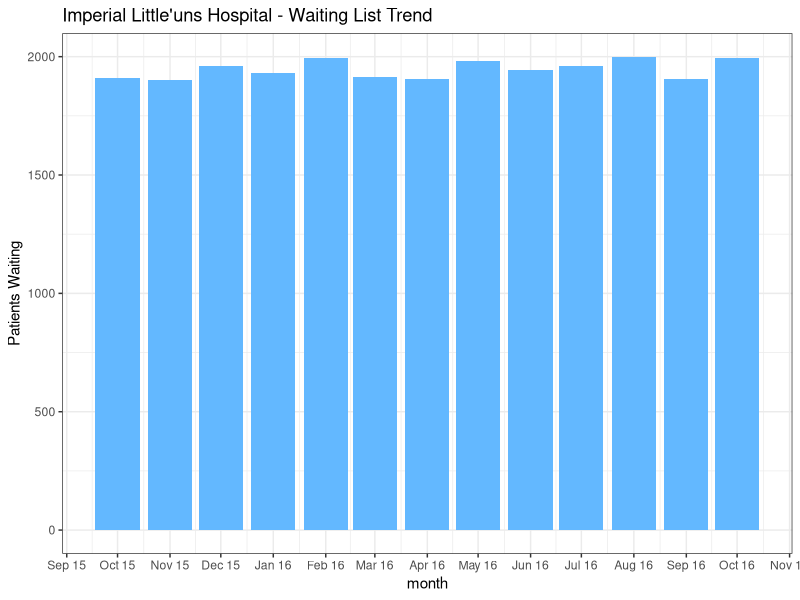

Write R code to recreate this figure.

#' # Rreports!
#' ## An introduction to using R for reporting
#' 
#' Adam Gruer 
#' Oct 27 2016
#' 
#' Last updated: `r Sys.time()`
#' 
#' ## Overview
#' This is a short demo on how R can be a very effective
#' tool for producing reports.  
#'  
#' ## Operating system and R version 
#'  Below are the details of the operating system and version of R used to 
#'  create this report.
#'  
version
#' ## Load packages
#' As always, the first step is to load all the necessary packages
#+ load-libs, include = TRUE
suppressPackageStartupMessages({
library(tidyverse)
library(lubridate)
})
#' ## Create some random test data for elective surgery waitlist report
#' 
set.seed(198)
waitlist <- tibble(
            month = seq.Date(
                            from = ymd("2015 Oct 01"),
                            to = ymd("2016 Oct 01"),
                            by = "month" ),
            patients_waiting = sample(
                                        1900:2000,
                                        size = 13,
                                        replace = TRUE),
            patients_admitted = sample(
                              600:900,
                              size = 13,
                              replace = TRUE)
            
            
            )
#' Let's use the dplyr package to work out the patients added each month using 
#' the difference between the month and the previous month , **add back** the admissions
#' in the month.  We add this to out data table.
waitlist <- waitlist %>%
  mutate( patients_waiting_change =
            patients_waiting - lag(patients_waiting) ) %>%
  mutate( patients_added = 
            patients_waiting_change + patients_admitted) %>%
  replace_na(list(patients_added = 750L, patients_waiting_change = -12L))
#'
#' We will create some variables for the hospital name and city so we don't have to
#' type it everywhere - and when we get a new job we can bring this report with us
hospital_name <-  "Imperial Little'uns Hospital"
hospital_city <-  "North Haverbrook"

#'
#' ## `r stringr::str_interp("${hospital_name}, ${hospital_city}")`
#' ### Waitlist Report
#+ kable, echo = FALSE
knitr::kable(
            waitlist %>%
              arrange(desc(month)))
#' ### Waitlist Trend
#+ trend-plot, echo = FALSE
ggplot(data = waitlist) +
  geom_bar(mapping = aes(
                        x = month,
                        y = patients_waiting),
           stat  = "identity", fill ="steelblue1") +
 
  scale_x_date(date_breaks = "1 month",
               date_labels = "%b %y") +
  scale_y_continuous(name = "Patients Waiting") +
  theme_bw() +
  ggtitle(stringr::str_interp("${hospital_name} - Waiting List Trend"))


  





